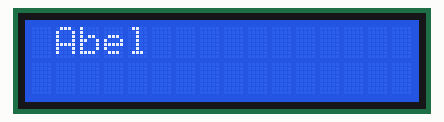
A sketch run on a simulated Arduino Uno, built with avr-gcc and run on an emulated ATmega328P. Shown: 16×2 character LCD.

Above: at 0.1 s.
At 4.1 s:
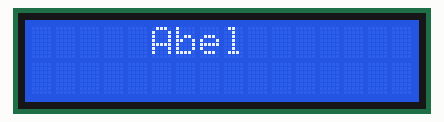
At 9.1 s:
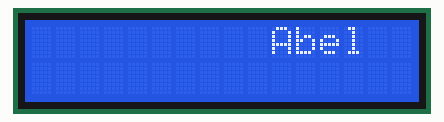
At 19.1 s:
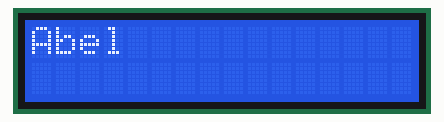
At 28.1 s:
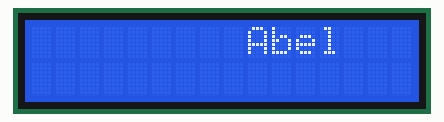
At 37.2 s:
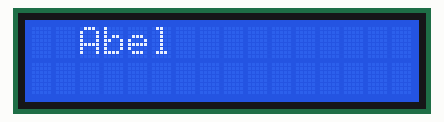

The sketch:

Practica24.ino
```cpp
#include <LiquidCrystal_I2C.h>
#include <Wire.h>
LiquidCrystal_I2C lcd(0x27,16,2);
void setup() {
lcd.init();
lcd.backlight();
lcd.clear();
lcd.setCursor(0,0);
lcd.print("Abel");
}

void loop() {
  for(int i=0;i<=9;i++){
  lcd.scrollDisplayRight();
  delay(1000);
  }
  for(int i=0;i<=9;i++){
  lcd.scrollDisplayLeft();
  delay(1000);
  }

}
```

Measured:
- what the display in image 1 shows lasts 1.0 s, from 4.1 s to 5.1 s
